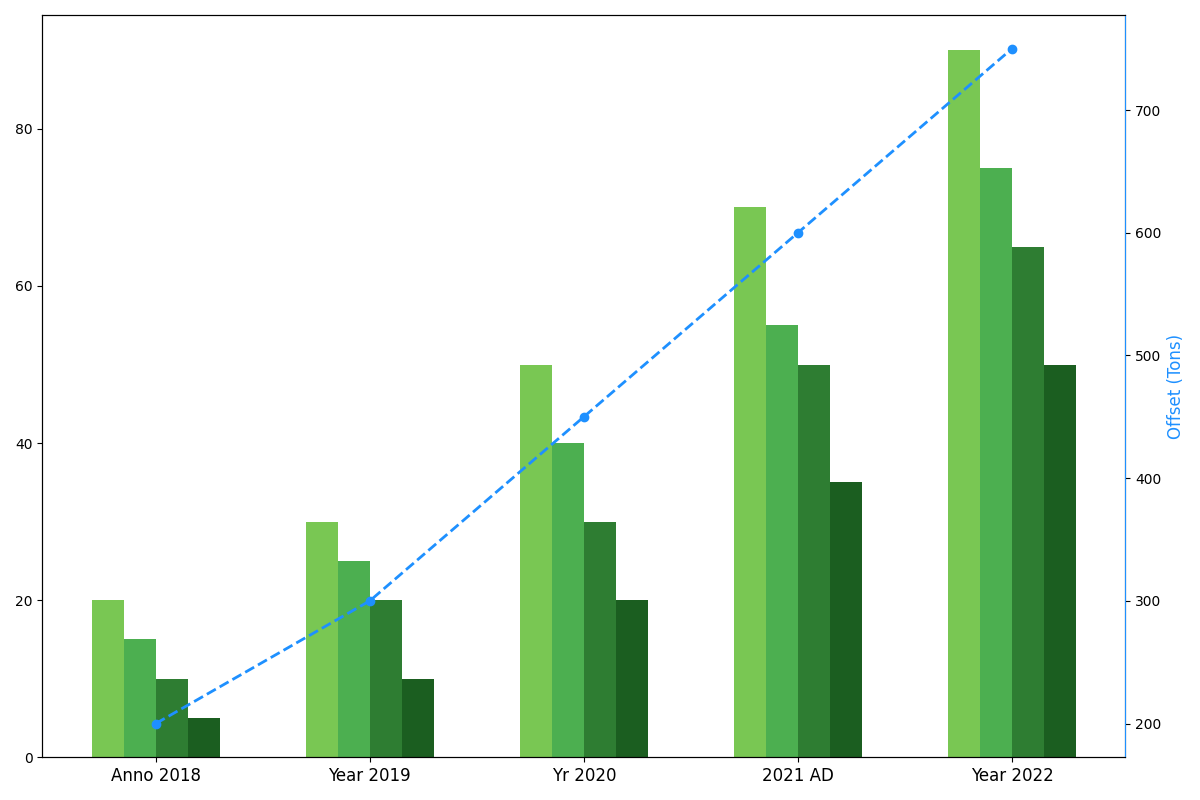

Source code (Python):
import matplotlib.pyplot as plt
import numpy as np

years = ['Anno 2018', 'Year 2019', 'Yr 2020', '2021 AD', 'Year 2022']
org_A = np.array([20, 30, 50, 70, 90])
org_B = np.array([15, 25, 40, 55, 75])
org_C = np.array([10, 20, 30, 50, 65])
org_D = np.array([5, 10, 20, 35, 50]) 
carbon_offset = np.array([200, 300, 450, 600, 750])

fig, ax1 = plt.subplots(figsize=(12, 8))

width = 0.15  
x = np.arange(len(years))

ax1.bar(x - 1.5*width, org_A, width, color='#79C753')
ax1.bar(x - 0.5*width, org_B, width, color='#4CAF50')
ax1.bar(x + 0.5*width, org_C, width, color='#2E7D32')
ax1.bar(x + 1.5*width, org_D, width, color='#1B5E20')

ax1.set_xticks(x)
ax1.set_xticklabels(years, fontsize=12)

# Adding a secondary y-axis for carbon offset impact
ax2 = ax1.twinx()
ax2.plot(years, carbon_offset, color='dodgerblue', marker='o', linestyle='--', linewidth=2)
ax2.set_ylabel('Offset (Tons)', fontsize=12, color='dodgerblue')
ax2.spines['right'].set_color('dodgerblue')

plt.tight_layout()
plt.show()
